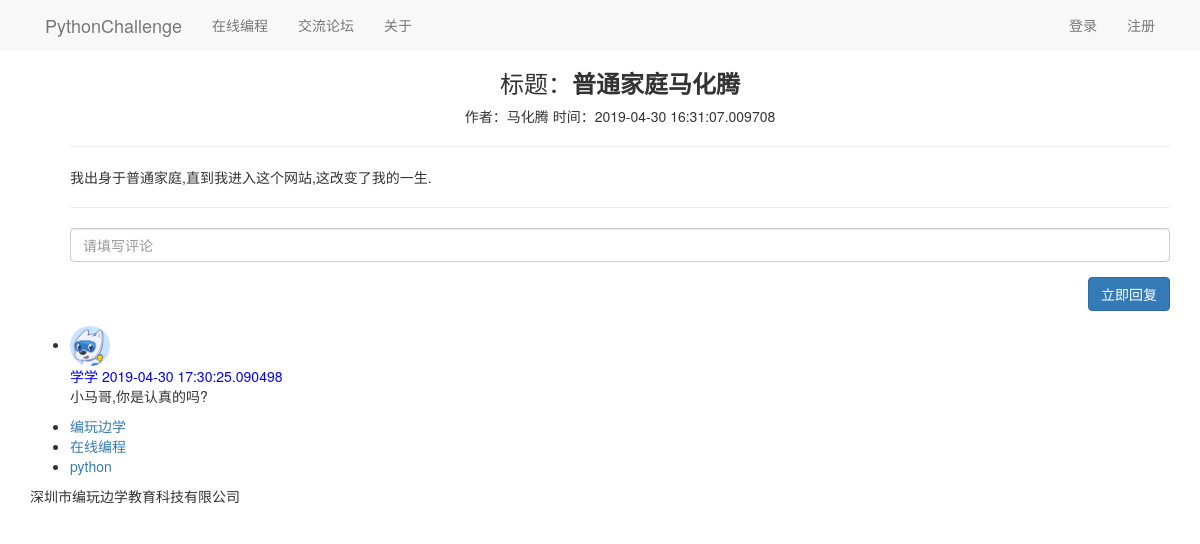
Page /detail/1 on the earlier database version.
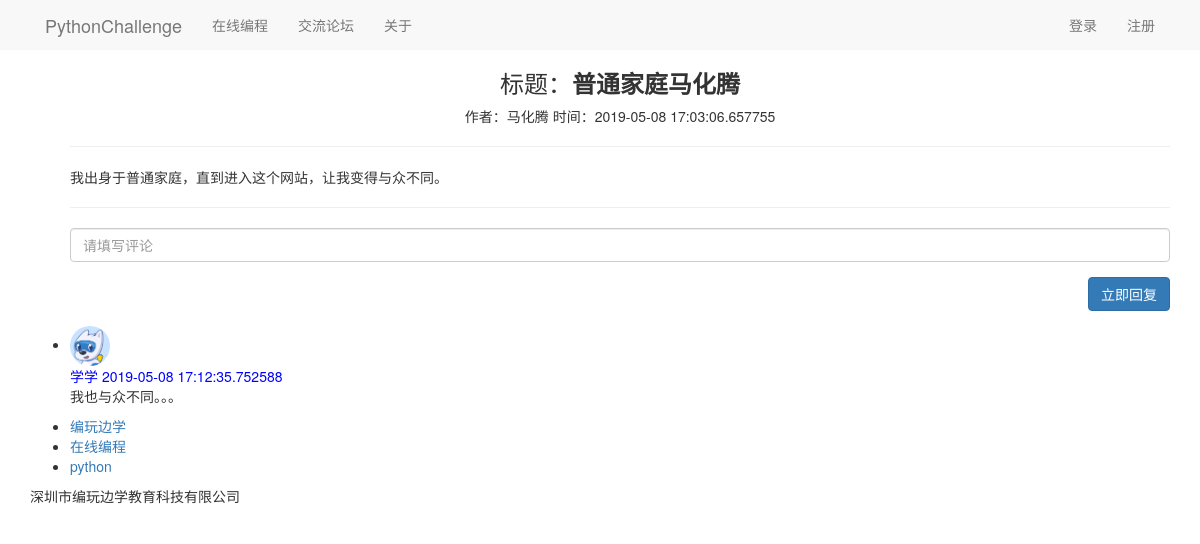
Same page on the later database version.
### main.py (models this page shows)
class Post(db.Model):
    __tablename__ = 'posts'
    id = db.Column(db.Integer, primary_key=True, autoincrement=True)
    title = db.Column(db.String(100), nullable=False)
    content = db.Column(db.Text, nullable=False)
    create_time = db.Column(db.DateTime, default=datetime.now)
    author_id = db.Column(db.Integer, db.ForeignKey('users.id'))
    author = db.relationship('User', backref=db.backref('posts'))

class Comment(db.Model):
    __tablename__ = 'comments'
    id = db.Column(db.Integer, primary_key=True, autoincrement=True)
    content = db.Column(db.Text, nullable=False)
    create_time = db.Column(db.DateTime, default=datetime.now)
    post_id = db.Column(db.Integer, db.ForeignKey('posts.id'))
    author_id = db.Column(db.Integer, db.ForeignKey('users.id'))
    post = db.relationship('Post', backref=db.backref('comments'))
    author = db.relationship('User', backref=db.backref('comments'))

class User(db.Model):
    __tablename__ = 'users'
    id = db.Column(db.Integer, primary_key=True)
    username = db.Column(db.String(16), nullable=False, unique=True)
    password = db.Column(db.String(100), nullable=False)
    email = db.Column(db.String(64), nullable=True)
    address = db.Column(db.String(50), nullable=True)
    info = db.Column(db.String(100), nullable=True)
    stage = db.Column(db.Integer, default='0')
    real_avatar = db.Column(db.String(100), default='/static/avatar/code.png')

### main.py (the view)
@app.route('/detail/<post_id>')
def detail(post_id):
    post = Post.query.filter(Post.id == post_id).first()
    return render_template('detail.html', post=post)

### main.py (called while the page is built)
@app.context_processor
def my_context_processor():
    user_id = session.get('user_id')
    if user_id:
        user = User.query.filter(User.id == user_id).first()
        if user:
            return {'um': user}
    return {}

### templates/detail.html (shortened to what this page needs)
{% extends 'base.html' %}
{% block content %}
    <div class="container">
        <ul class="posts">
            <h3 class="page-title" align="center">标题：<strong>{{ post.title }}</strong></h3>
            <p align="center">
                <span>作者：{{ post.author.username }}</span>
                <span>时间：{{ post.create_time }}</span>
            </p>
            <hr>
            <p class="post-content">{{ post.content }}</p>
            <hr>
            <form action="{{ url_for('comment') }}" method="post">
                <div class="form-group">
                    <input name="comment_content" type="text" class="form-control" placeholder="请填写评论">
                </div>
                <div class="form-group" style="text-align: right;">
                    <button class="btn btn-primary">立即回复</button>
                </div>
            </form>
        </ul>
        <ul class="comments">
            {% for comment in post.comments %}
                <li class="comment">
                    <div class="comment-thumbnail">
                        <img style="width:40px;height:40px;border-radius:20px;"
                             src="{{ url_for('static',filename='code.png') }}" alt="" class="avatar">
                    </div>
                    <div class="comment-content">
                        <span style="color:blue">{{ comment.author.username }}</span>
                        <span style="color:blue">{{ comment.create_time }}</span>
                        <div class="comment-body">{{ comment.content }}</div>
                    </div>
                </li>
            {% endfor %}
        </ul>
    </div>
{% endblock %}

Differences in the rows shown:
changed Post "普通家庭马化腾": create_time "2019-04-30 16:31:07.009708" → "2019-05-08 17:03:06.657755"; content "我出身于普通家庭,直到我进入这个网站,这改变了我的一生." → "我出身于普通家庭，直到进入这个网站，让我变得与众不同。"
changed Comment "学学": create_time "2019-04-30 17:30:25.090498" → "2019-05-08 17:12:35.752588"; content "小马哥,你是认真的吗?" → "我也与众不同。。。"
